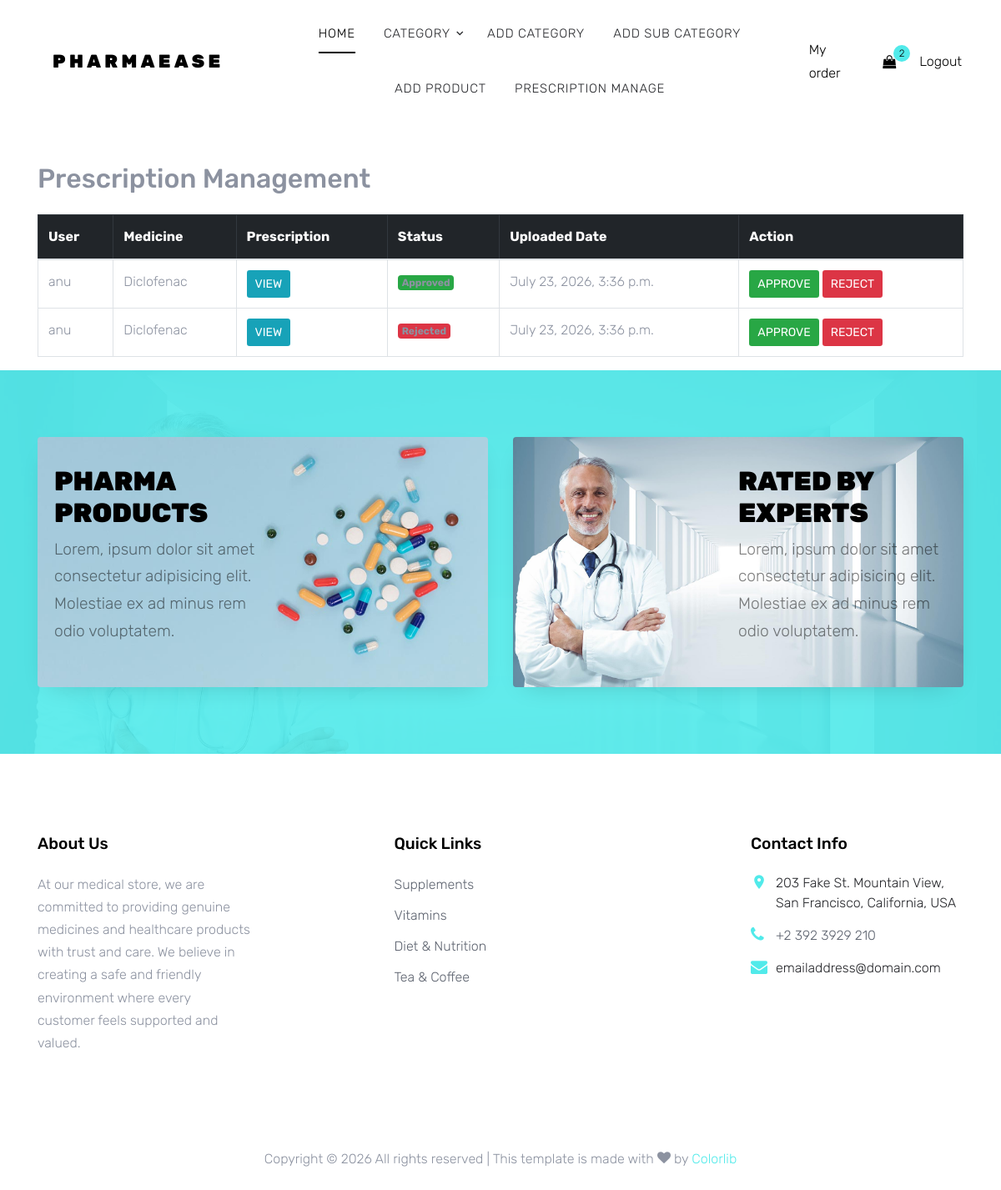
The app's page /prescriptions/ (signed in), older data.
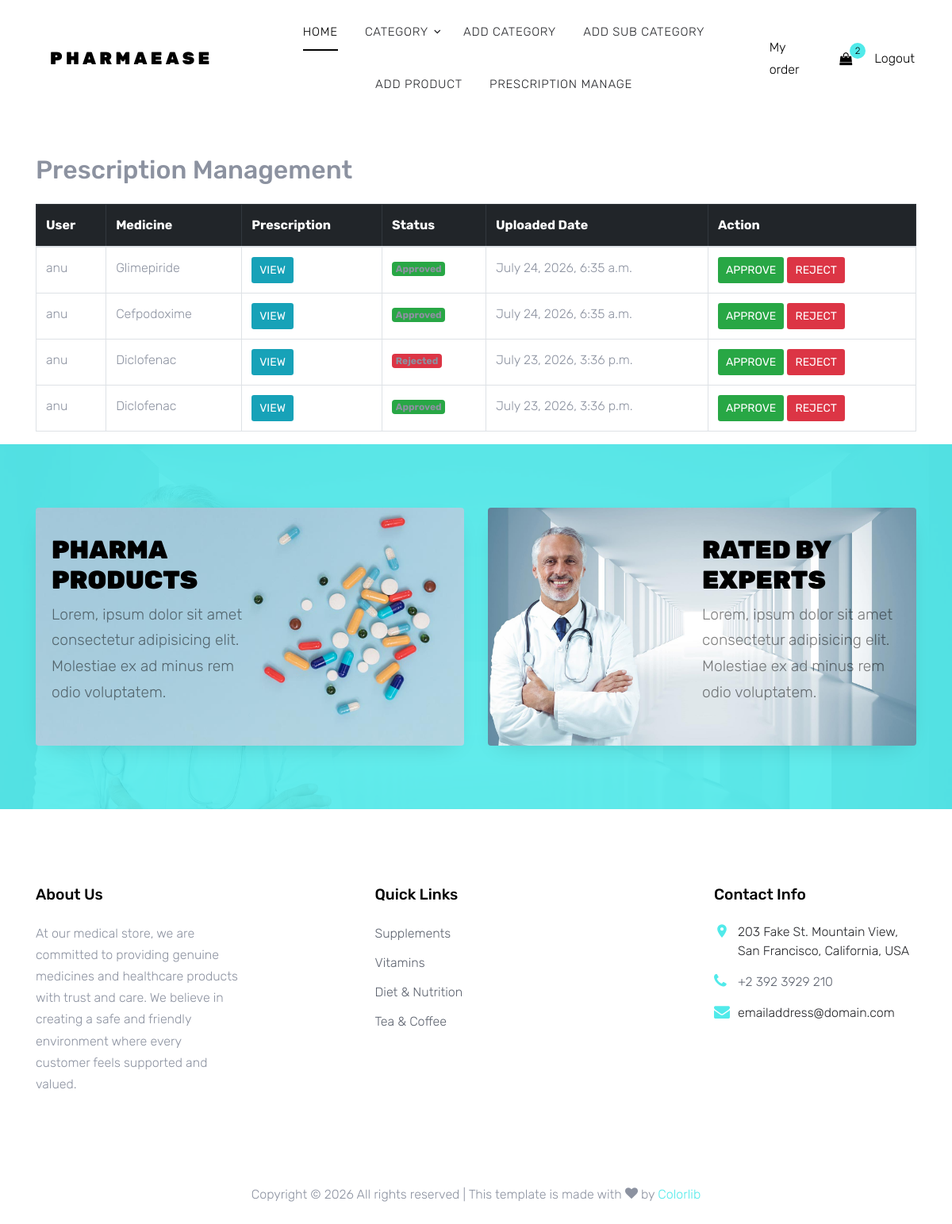
The same page, newer data.
### prescriptions/models.py (models this page shows, shortened)
class Prescription(models.Model):
    STATUS = (
        ('Pending', 'Pending'),
        ('Approved', 'Approved'),
        ('Rejected', 'Rejected'),
    )
    user = models.ForeignKey(User, on_delete=models.CASCADE)
    product = models.ForeignKey(Product, on_delete=models.CASCADE,related_name='prescriptions')
    prescription = models.FileField(upload_to='prescriptions/')
    status = models.CharField(max_length=20, choices=STATUS, default='Pending')
    uploaded_at = models.DateTimeField(auto_now_add=True)

### shop/models.py (models this page shows, shortened)
class Product(models.Model):
    name = models.CharField(max_length=100)
    image = models.ImageField(upload_to='products/')
    description = models.TextField()
    price = models.IntegerField()
    stock = models.IntegerField()
    category = models.ForeignKey(Category, on_delete=models.CASCADE)
    sub_category = models.ForeignKey(SubCategory, on_delete=models.CASCADE, related_name='sub_category' ,null=True)
    created = models.DateTimeField(auto_now_add=True)
    updated = models.DateTimeField(auto_now=True)
    prescription =models.BooleanField(default=False)

### shop/views.py (the view)
# urls.py: path('prescriptions/',views.PrescriptionList.as_view(),name='prescriptionlist'),
@method_decorator(admin_required, name='dispatch')
@method_decorator(login_required, name='dispatch')
class PrescriptionList(View):
    def get(self, request):
        prescriptions = Prescription.objects.all().order_by('-uploaded_at')
        context = {
            'prescriptions': prescriptions
        }
        return render(request, 'prescriptionlist.html', context)

### cart/context_processors.py (called while the page is built)
def cart_items(request):
    total = 0
    if request.user.is_authenticated:
        u=request.user
        c = Cart.objects.filter(user=u)
        for i in c:
           total+=i.subtotal()
    return {'total':total}

### shop/context_processors.py (called while the page is built)
def menu_links(request):
    c=Category.objects.all()
    return {'links':c}

### shop/decorator.py (called while the page is built)
def admin_required(fun):
    def wrapper(request, *args, **kwargs):
        if request.user.is_superuser == False:
            messages.error(request, "You are not authorized to view this page.")
            return render(request,'error.html')
        else:
            return fun(request, *args, **kwargs)
    return wrapper

### templates/prescriptionlist.html
{% extends 'base.html' %}
{% block content %}
<div class="container mt-5">
    <h2 class="mb-4">Prescription Management</h2>
    <table class="table table-bordered table-hover">
        <thead class="table-dark">
            <tr>
                <th>User</th>
                <th>Medicine</th>
                <th>Prescription</th>
                <th>Status</th>
                <th>Uploaded Date</th>
                <th>Action</th>
            </tr>
        </thead>
        <tbody>
        {% for p in prescriptions %}
            <tr>
                <td>{{ p.user.username }}</td>
                <td>{{ p.product.name }}</td>
                <td>
                    <a href="{{ p.prescription.url }}"
                       target="_blank"
                       class="btn btn-info btn-sm">
                        View
                    </a>
                </td>
                <td>
                    {% if p.status == "Pending" %}
                        <span class="badge bg-warning text-dark">
                            Pending
                        </span>
                    {% elif p.status == "Approved" %}
                        <span class="badge bg-success">
                            Approved
                        </span>
                    {% else %}
                        <span class="badge bg-danger">
                            Rejected
                        </span>
                    {% endif %}
                </td>
                <td>{{ p.uploaded_at }}</td>
                <td>
                    <a href="{% url 'shop:approveprescription' p.id %}"
                       class="btn btn-success btn-sm">
                        Approve
                    </a>
                    <a href="{% url 'shop:rejectprescription' p.id %}"
                       class="btn btn-danger btn-sm">
                        Reject
                    </a>
                </td>
            </tr>
        {% empty %}
            <tr>
                <td colspan="6" class="text-center">
                    No Prescriptions Found
                </td>
            </tr>
        {% endfor %}
        </tbody>
    </table>
</div>
{% endblock %}

### templates/base.html (shortened to what this page needs)
<!DOCTYPE html>
{% load static %}
<html lang="en">
<head>
  <link rel="stylesheet" href="{% static 'fonts/icomoon/style.css' %}">
  <link rel="stylesheet" href="{% static 'css/bootstrap.min.css' %}">
  <link rel="stylesheet" href="{% static 'css/magnific-popup.css' %}">
  <link rel="stylesheet" href="{% static 'css/jquery-ui.css' %}">
  <link rel="stylesheet" href="{% static 'css/owl.carousel.min.css' %}">
  <link rel="stylesheet" href="{% static 'css/owl.theme.default.min.css' %}">
  <link rel="stylesheet" href="{% static 'css/aos.css' %}">
  <link rel="stylesheet" href="{% static 'css/style.css' %}">
</head>
<body>
  <div class="site-navbar py-2">
  <div class="container-fluid">
    <div class="d-flex align-items-center justify-content-between">
      <div class="logo mr-auto">
        <div class="site-logo px-5">
          <a href="{% url 'home' %}" class="js-logo-clone">PharmaEase</a>
        </div>
      </div>
      <div class="main-nav d-none d-lg-block">
        <nav class="site-navigation text-right text-md-center" role="navigation">
          <ul class="site-menu js-clone-nav d-none d-lg-block">
            {% if user.is_authenticated and user.is_superuser %}
              <li class="active">
                <a href="{% url 'home' %}">Home</a>
              </li>
              <li class="has-children">
                <a href="#">Category</a>
              </li>
              <li>
                <a href="{% url 'shop:addcategory' %}">Add Category</a>
              </li>
              <li>
                <a href="{% url 'shop:addsubcategory' %}">Add Sub Category</a>
              </li>
              <li>
                <a href="{% url 'shop:addproduct' %}">Add Product</a>
              </li>
            <li>
                <a href="{% url 'shop:prescriptionlist' %}">Prescription Manage</a>
              </li>
            {% endif %}
          </ul>
        </nav>
      </div>
        {% if user.is_authenticated %}
           <div class="mr-3 px-3">
            <a href="{% url 'cart:myorder' %}">My order</a>
          </div>
          <a href="{% url 'cart:cartview' %}" class="icons-btn d-inline-block bag">
            <span class="icon-shopping-bag"></span>
            <span class="number">2</span>
          </a>
        <div class="ml-auto d-flex align-items-center">
          <div class="mr-3 px-3">
            <a href="{% url 'accounts:userlogout' %}">Logout</a>
          </div>
        {% endif %}
      </div>
    </div>
  </div>
</div>
{% block content %}{% endblock %}
      <div class="site-section bg-primary bg-image" style="background-image: url('images/bg_2.jpg');">
      <div class="container">
        <div class="row align-items-stretch">
          <div class="col-lg-6 mb-5 mb-lg-0">
            <a href="#" class="banner-1 h-100 d-flex" style="background-image: url('images/bg_1.jpg');">
              <div class="banner-1-inner align-self-center">
                <h2>Pharma Products</h2>
                <p>Lorem, ipsum dolor sit amet consectetur adipisicing elit. Molestiae ex ad minus rem odio voluptatem.
                </p>
              </div>
            </a>
          </div>
          <div class="col-lg-6 mb-5 mb-lg-0">
            <a href="#" class="banner-1 h-100 d-flex" style="background-image: url('images/bg_2.jpg');">
              <div class="banner-1-inner ml-auto  align-self-center">
                <h2>Rated by Experts</h2>
                <p>Lorem, ipsum dolor sit amet consectetur adipisicing elit. Molestiae ex ad minus rem odio voluptatem.
                </p>
              </div>
            </a>
          </div>
        </div>
      </div>
    </div>
    <footer class="site-footer">
      <div class="container">
        <div class="row">
          <div class="col-md-6 col-lg-3 mb-4 mb-lg-0">
            <div class="block-7">
              <h3 class="footer-heading mb-4">About Us</h3>
              <p>At our medical store, we are committed to providing genuine medicines and healthcare products with trust and care.
                We believe in creating a safe and friendly environment where every customer feels supported and valued.</p>
            </div>
          </div>
          <div class="col-lg-3 mx-auto mb-5 mb-lg-0">
            <h3 class="footer-heading mb-4">Quick Links</h3>
            <ul class="list-unstyled">
              <li><a href="#">Supplements</a></li>
              <li><a href="#">Vitamins</a></li>
              <li><a href="#">Diet &amp; Nutrition</a></li>
              <li><a href="#">Tea &amp; Coffee</a></li>
            </ul>
          </div>
          <div class="col-md-6 col-lg-3">
            <div class="block-5 mb-5">
              <h3 class="footer-heading mb-4">Contact Info</h3>
              <ul class="list-unstyled">
                <li class="address">203 Fake St. Mountain View, San Francisco, California, USA</li>
                <li class="phone"><a href="tel://23923929210">+2 392 3929 210</a></li>
                <li class="email">emailaddress@domain.com</li>
              </ul>
            </div>
          </div>
        </div>
        <div class="row pt-5 mt-5 text-center">
          <div class="col-md-12">
            <p>
              Copyright &copy;
              <script>document.write(new Date().getFullYear());</script> All rights reserved | This template is made
              with <i class="icon-heart" aria-hidden="true"></i> by <a href="https://colorlib.com" target="_blank"
                class="text-primary">Colorlib</a>
            </p>
          </div>
        </div>
      </div>
    </footer>
</body>
</html>

### static/css/style.css (style rules this page uses)
body { line-height: 1.7; color: #8c92a0; font-weight: 300; font-size: 16px; }
a { -webkit-transition: .3s all ease; -o-transition: .3s all ease; transition: .3s all ease; }
.btn { -webkit-transition: .3s all ease-in-out; -o-transition: .3s all ease-in-out; transition: .3s all ease-in-out; text-transform: uppercase; border-width: 2px; }
.site-section { padding: 2.5em 0; }
@media (min-width: 768px) { .site-section { padding: 5em 0; } }
.site-footer { padding: 6em 0; }
.site-footer ul li { margin-bottom: 10px; }
.site-footer ul li a { color: #5c626e; }
.site-footer .footer-heading { font-size: 1.2rem; color: #000; margin-bottom: 1rem; }
.site-logo a { text-transform: uppercase; letter-spacing: .2em; font-size: 22px; color: #000 !important; font-weight: 900; }
.icons-btn { display: inline-block; text-align: center; }
.icons-btn span { display: block; height: 40px; width: 40px; line-height: 40px; }
.site-navbar { margin-bottom: 0px; z-index: 1999; position: relative; top: 0; width: 100%; background: #fff; }
.site-navbar a { color: #000; }
.site-navbar .site-navigation .site-menu { margin-left: 0; padding-left: 0; margin-bottom: 0; }
.site-navbar .site-navigation .site-menu .active > a { color: #000; position: relative; }
.site-navbar .site-navigation .site-menu .active > a:before { content: ""; position: absolute; left: 10px; right: 10px; height: 2px; background: #000; bottom: 0; }
.site-navbar .site-navigation .site-menu a { text-decoration: none !important; font-size: 15px; display: inline-block; }
.site-navbar .site-navigation .site-menu > li { display: inline-block; padding: 10px 5px; }
.site-navbar .site-navigation .site-menu > li > a { padding: 10px 10px; text-transform: uppercase; letter-spacing: .05em; color: #25262a; font-size: 15px; text-decoration: none !important; }
.site-navbar .site-navigation .site-menu .has-children { position: relative; }
.site-navbar .site-navigation .site-menu .has-children > a { position: relative; padding-right: 20px; }
.site-navbar .site-navigation .site-menu .has-children > a:before { position: absolute; content: "\e313"; font-size: 16px; top: 50%; right: 0; -webkit-transform: translateY(-50%); -ms-transform: translateY(-50%); transform: translateY(-50%); font-family: 'icomoon'; }
.site-navbar .site-navigation .site-menu .has-children a { text-transform: uppercase; }
.block-5 ul, .block-5 ul li { list-style: none; padding: 0; margin: 0; line-height: 1.5; }
.block-5 ul li { padding-left: 30px; position: relative; margin-bottom: 15px; color: #25262a; }
.block-5 ul li:before { top: 0; font-family: "icomoon"; content: ""; position: absolute; left: 0; font-size: 20px; line-height: 1; color: #51eaea; }
.block-5 ul li.address:before { content: "\e8b4"; }
.block-5 ul li.email:before { content: "\f0e0"; }
.block-5 ul li.phone:before { content: "\f095"; }
.bag { position: relative; }
.bag .number { position: absolute; top: 0; width: 20px; height: 20px; border-radius: 50%; line-height: 20px; color: #000; font-size: 12px; background: #51eaea; right: -5px; }
.banner-1 { background-size: cover; background-position: center; background-repeat: no-repeat; padding: 20px; display: block; min-height: 300px; border-radius: 4px; -webkit-box-shadow: 0 10px 30px -15px rgba(0, 0, 0, 0.2); box-shadow: 0 10px 30px -15px rgba(0, 0, 0, 0.2); -webkit-transition: .3s all ease; -o-transition: .3s all ease; transition: .3s all ease; position: relative; top: 0; }
.banner-1 .banner-1-inner { width: 50%; }
.banner-1 .banner-1-inner h2 { color: #000; text-transform: uppercase; font-weight: 900; }
.banner-1 .banner-1-inner p { color: rgba(0, 0, 0, 0.5); font-size: 1.2rem; }
.bg-image { background-size: cover; position: relative; }
.bg-image:after { content: ""; position: absolute; top: 0; left: 0; right: 0; bottom: 0; background: rgba(81, 234, 234, 0.9); z-index: 1; }
.bg-image > .container { position: relative; z-index: 2; }

Row changes from the older to the newer data that the page shows:
added Prescription: user.username "anu", product.name "Glimepiride", status "Approved", uploaded_at "July 24, 2026, 6:35 a.m."
added Prescription: user.username "anu", product.name "Cefpodoxime", status "Approved", uploaded_at "July 24, 2026, 6:35 a.m."
changed Prescription (number 3 of 4 on the later page): status "Approved" → "Rejected"
changed Prescription (number 4 of 4 on the later page): status "Rejected" → "Approved"
